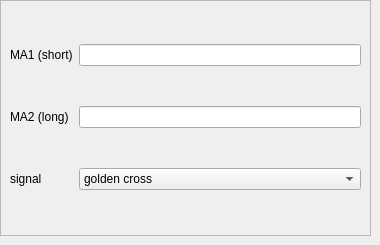
     <widget class="QWidget" name="tab_13">
      <attribute name="title">
       <string>MA</string>
      </attribute>
      <widget class="QFrame" name="frame_7">
       <property name="geometry">
        <rect>
         <x>0</x>
         <y>0</y>
         <width>371</width>
         <height>236</height>
        </rect>
       </property>
       <property name="frameShape">
        <enum>QFrame::StyledPanel</enum>
       </property>
       <property name="frameShadow">
        <enum>QFrame::Raised</enum>
       </property>
       <layout class="QGridLayout" name="gridLayout_2">
        <item row="0" column="0">
         <widget class="QLabel" name="label_8">
          <property name="text">
           <string>MA1 (short)</string>
          </property>
         </widget>
        </item>
        <item row="2" column="1">
         <widget class="QComboBox" name="comboBox_15">
          <property name="styleSheet">
           <string notr="true">font: 32 11pt &quot;FixedsysTTF&quot;;</string>
          </property>
          <item>
           <property name="text">
            <string>golden cross</string>
           </property>
          </item>
          <item>
           <property name="text">
            <string>death cross</string>
           </property>
          </item>
         </widget>
        </item>
        <item row="1" column="0">
         <widget class="QLabel" name="label_9">
          <property name="text">
           <string>MA2 (long)</string>
          </property>
         </widget>
        </item>
        <item row="2" column="0">
         <widget class="QLabel" name="label_10">
          <property name="text">
           <string>signal</string>
          </property>
         </widget>
        </item>
        <item row="0" column="1">
         <widget class="QLineEdit" name="lineEdit_11"/>
        </item>
        <item row="1" column="1">
         <widget class="QLineEdit" name="lineEdit_12"/>
        </item>
       </layout>
      </widget>
     </widget>
